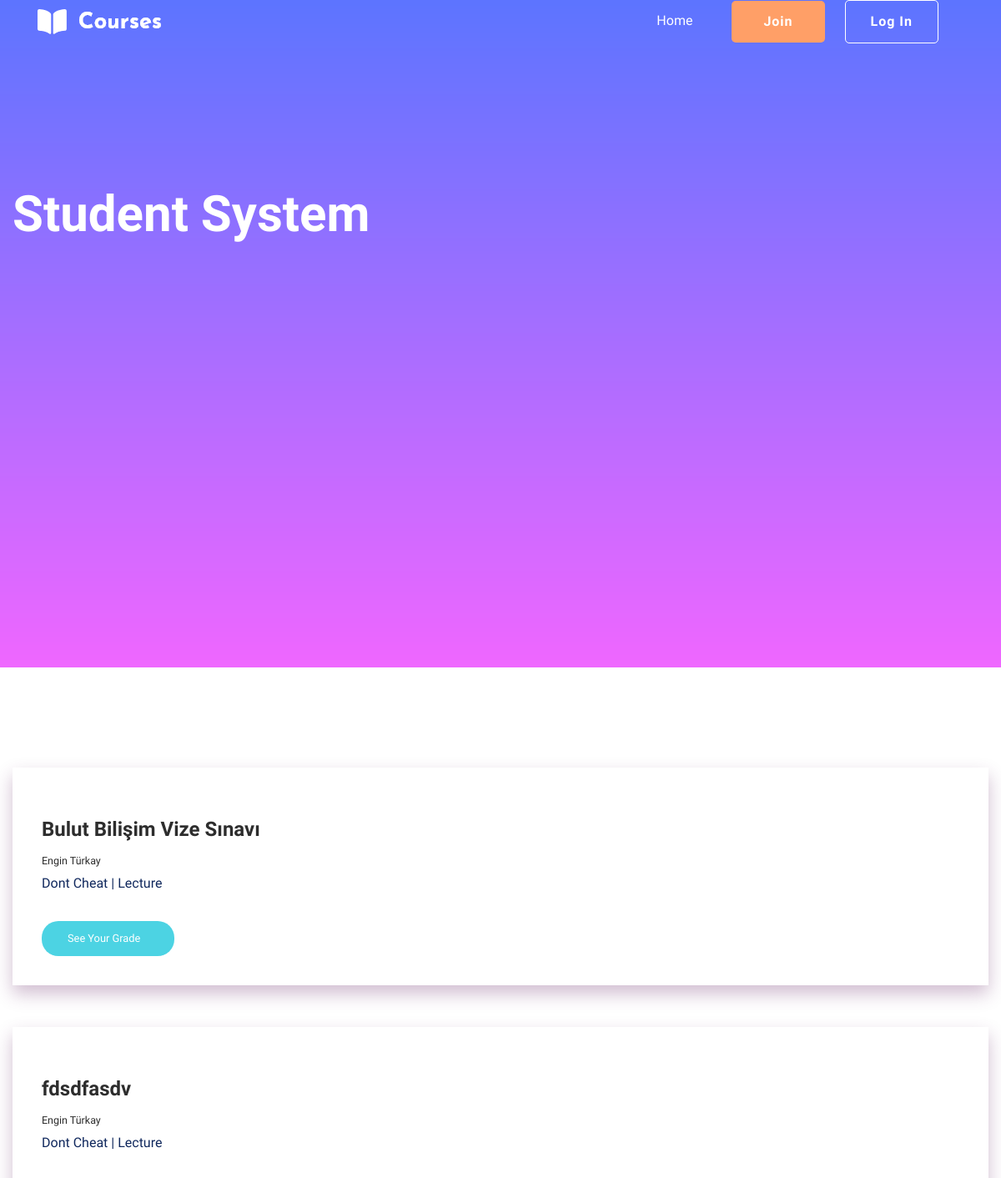
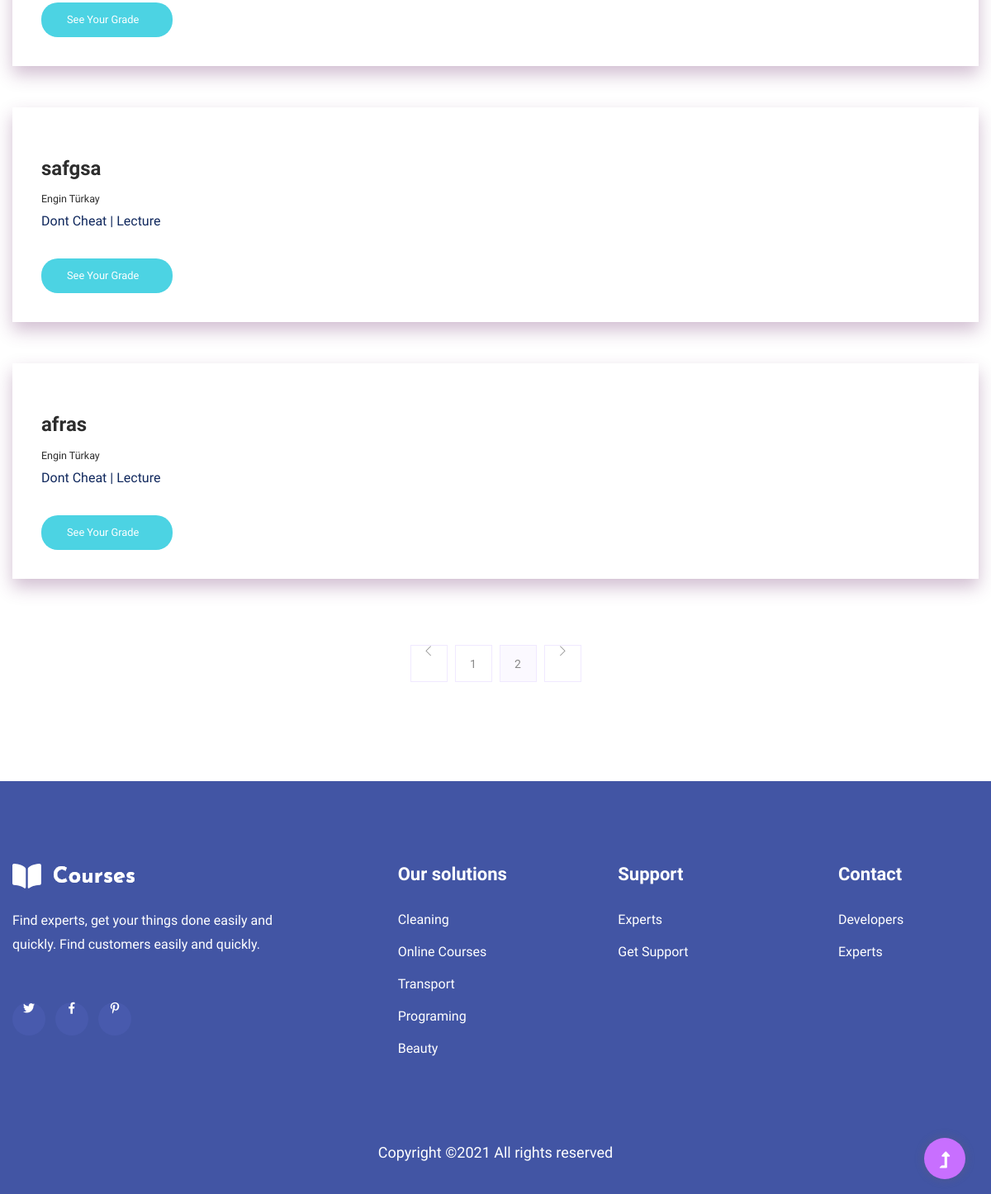
Screenshot of /main/student/ (signed in) with the database file from the repository (2 pictures, top to bottom).
### exam/models.py (models this page shows, shortened)
class Exam(models.Model):
    id = CharField(max_length=20, primary_key=True, db_column='id')
    name = CharField(max_length=100, db_column='EXNAME')
    organizer = ForeignKey(User,
                           default=None,
                           db_column='ORGANIZER',
                           on_delete=models.CASCADE)
    start_time = DateTimeField(db_column='START')
    end_time = DateTimeField(db_column='END')
    class Meta:
        db_table = "EXAM"

### user/views.py (the view)
@csrf_exempt
def student_main(request):
    if request.method == 'GET':
        print(request.GET)
    mail = request.session['user']
    exams = ExamController.show_assigned_exams(mail)
    return render(request, 'student.html', {'exams': exams})

### exam/controllers.py (called while the page is built)
    @staticmethod
    def show_assigned_exams(email):
        user = User.objects.filter(mail=email).get()
        assignments = Assignment.objects.filter(
            user_id=user.id).prefetch_related('user_id', 'exam_id')
        examlist = []
        for assign in assignments:
            examlist.append(
                AssignedQuiz(assign.exam_id.id, assign.exam_id.organizer.name,
                             assign.exam_id.organizer.surname,
                             assign.exam_id.name, assign.exam_id.start_time,
                             assign.exam_id.end_time, assign.completed))
        return examlist

### templates/student.html (shortened to what this page needs)
{% extends 'base.html' %}
{% load static %}
{% block body %}
         <main>
        <section class="slider-area slider-area2">
            <div class="slider-active">
                <div class="single-slider slider-height2">
                    <div class="container">
                        <div class="row">
                            <div class="col-xl-8 col-lg-11 col-md-12">
                                <div class="hero__caption hero__caption2">
                                    <h1 data-animation="bounceIn" data-delay="0.2s">Student System</h1>
                                </div>
                            </div>
                        </div>
                    </div>
                </div>
            </div>
        </section>
        <section class="blog_area section-padding">
            <div class="container">
                <div class="row">
                    <div class="col-lg-12 mb-12 mb-lg-12">
                        <div class="blog_left_sidebar">
                            {% for exam in exams %}
                            <article class="blog_item">
                                <div class="blog_details">
                                    <a class="d-inline-block" href="#">
                                        <h2 class="blog-head" style="color: #2d2d2d;">{{ exam.quiz_name}}</h2>
                                    </a>
                                        <h5 class="blog-head" style="color: #2d2d2d;">{{ exam.org_name}}</h5>
                                    <p>Dont Cheat | Lecture</p>
                                    <div class="d-inline-block">
                                        {% if exam.status %}
                                        <a href="{% url 'exam:detail' exam_id=exam.id %}" class="genric-btn info circle arrow">Join Exam<span class="lnr lnr-arrow-right"></span></a>
                                        {% else %}
                                        <a href="{% url 'exam:scores' exam_id=exam.id %}" class="genric-btn success circle arrow">See Your Grade</a>
                                        {% endif %}
                                    </div>
                                    </div>
                            </article>
                            {% endfor %}
                            <nav class="blog-pagination justify-content-center d-flex">
                                <ul class="pagination">
                                    <li class="page-item">
                                        <a href="#" class="page-link" aria-label="Previous">
                                            <i class="ti-angle-left"></i>
                                        </a>
                                    </li>
                                    <li class="page-item">
                                        <a href="#" class="page-link">1</a>
                                    </li>
                                    <li class="page-item active">
                                        <a href="#" class="page-link">2</a>
                                    </li>
                                    <li class="page-item">
                                        <a href="#" class="page-link" aria-label="Next">
                                            <i class="ti-angle-right"></i>
                                        </a>
                                    </li>
                                </ul>
                            </nav>
                        </div>
                    </div>
                </div>
            </div>
        </section>
    </main>
{% endblock%}

### templates/assets/css/solvee.css (style rules this page uses)
body { background-color: #616161 }

### rows the page displays
Exam: quiz_name "Bulut Bilişim Vize Sınavı"
Exam: quiz_name "fdsdfasdv"
Exam: quiz_name "safgsa"
Exam: quiz_name "afras"

### other values shown
{{ exam.org_name }} "Engin Türkay" "Engin Türkay" "Engin Türkay" "Engin Türkay"
